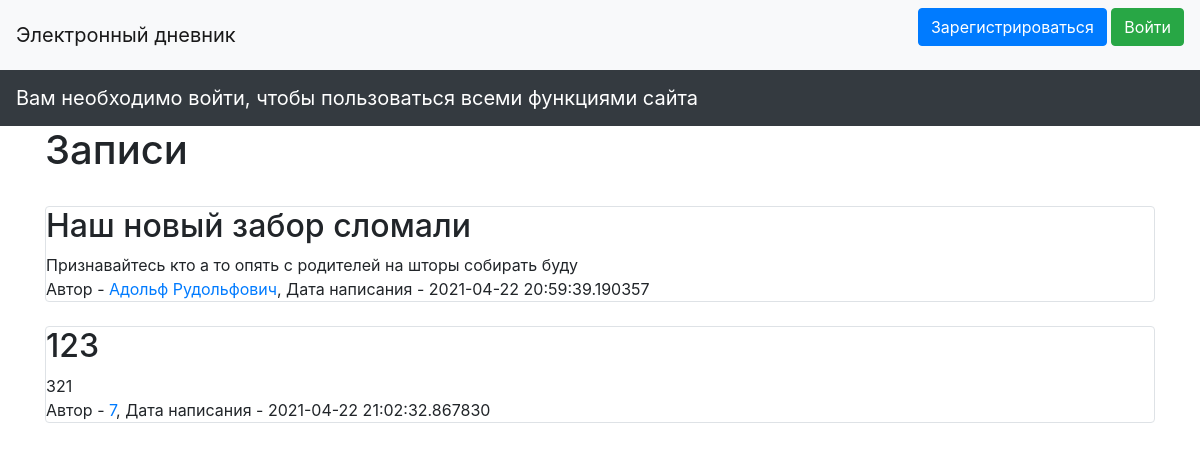
Before: / with the older database file.
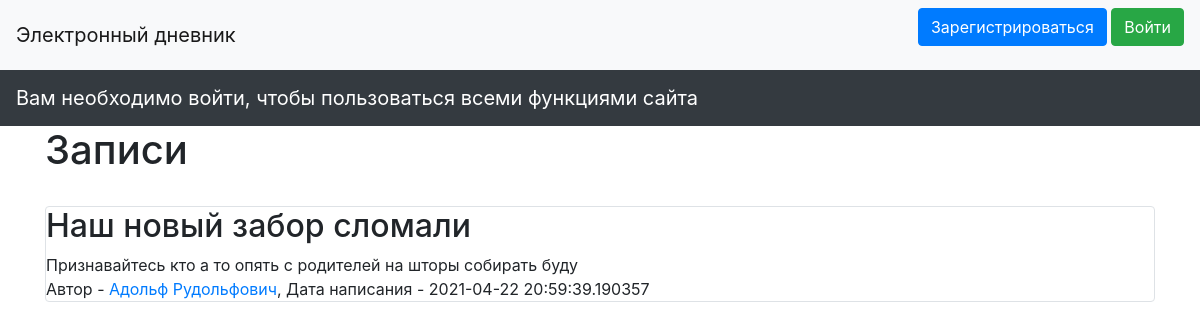
After: the same page with the newer database file.
### data/news.py (models this page shows)
class News(SqlAlchemyBase):
    __tablename__ = 'news'
    id = sqlalchemy.Column(sqlalchemy.Integer,
                           primary_key=True, autoincrement=True)
    title = sqlalchemy.Column(sqlalchemy.String, nullable=True)
    content = sqlalchemy.Column(sqlalchemy.String, nullable=True)
    created_date = sqlalchemy.Column(sqlalchemy.DateTime,
                                     default=datetime.datetime.now)
    is_private = sqlalchemy.Column(sqlalchemy.Boolean, default=True)
    user_id = sqlalchemy.Column(sqlalchemy.Integer,
                                sqlalchemy.ForeignKey("users.id"))
    user = orm.relation('User')

### data/users.py (models this page shows, shortened)
class User(SqlAlchemyBase, UserMixin):
    __tablename__ = 'users'
    id = sqlalchemy.Column(sqlalchemy.Integer,
                           primary_key=True, autoincrement=True)
    name = sqlalchemy.Column(sqlalchemy.String, nullable=True)
    about = sqlalchemy.Column(sqlalchemy.Integer, nullable=False)
    sub_info = sqlalchemy.Column(sqlalchemy.String, nullable=True)
    email = sqlalchemy.Column(sqlalchemy.String,
                              index=True, unique=True, nullable=True)
    hashed_password = sqlalchemy.Column(sqlalchemy.String, nullable=True)
    created_date = sqlalchemy.Column(sqlalchemy.DateTime,
                                     default=datetime.datetime.now)
    news = orm.relation("News", back_populates='user')

### main.py (the view)
@app.route("/")
def index():
    db_sess = db_session.create_session()
    if current_user.is_authenticated:
        news = db_sess.query(News)
    else:
        news = db_sess.query(News).filter(News.is_private != True)
    return render_template("index.html", news=news)

### data/db_session.py (called while the page is built)
def create_session() -> Session:
    global __factory
    return __factory()

### templates/index.html (shortened to what this page needs)
{% extends "base.html" %}
{% block content %}
<h1>Записи</h1>
<br>
{% for item in news%}
<div class="col-md6 border rounded">
    <h2>{{item.title}}</h2>
    <div>
        {{item.content}}
    </div>
    <div>
        Автор - <a href="/page/{{ item.user.id }}">{{item.user.name}}</a>, Дата написания - {{item.created_date}}
    </div>
</div>
<br>
{% endfor %}
{% endblock %}

Changed rows visible on the page:
removed News: title "123", content "321", user.name "7", created_date "2021-04-22 21:02:32.867830"
